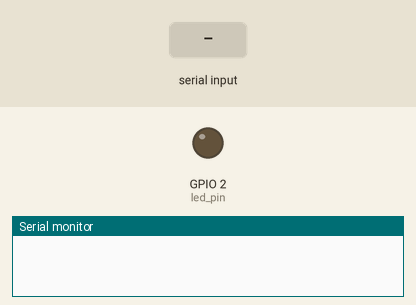
Bench run of a sketch on a simulated ESP32. On the bench: output pins drawn as LEDs (lit = HIGH), the last lines printed to the serial monitor. Inputs (shaded band) come from the test bench.

Above: at 1.2 s.
1.3 s: "1" received over Serial
At 3.5 s:
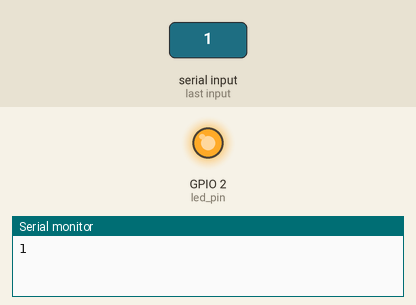
Timing chart, 0 to 8.8 s (numbered marks = the images above; inputs shaded):
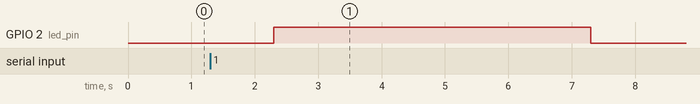

The sketch:

timer2.ino
```cpp
// (licence header left out)
#include <freertos/FreeRTOS.h>
#include <freertos/task.h>

// Settings
static const TickType_t dim_delay = 5000 / portTICK_PERIOD_MS; // 5s

// Pins (change this if your Arduino board does not have LED_BUILTIN defined)
static const int led_pin = 2;

// Globals
static TimerHandle_t one_shot_timer = NULL;

//*****************************************************************************
// Callbacks

// Turn off LED when timer expires
void autoDimmerCallback(TimerHandle_t xTimer) {
  digitalWrite(led_pin, LOW);
}

//*****************************************************************************
// Tasks

// Echo things back to serial port, turn on LED when while entering input
void doCLI(void *parameters) {

  String s;

  // Configure LED pin
  pinMode(led_pin, OUTPUT);

  while (1) {

    // See if there are things in the input serial buffer
    while(Serial.available() == 0) {}

      s = Serial.readString();
      Serial.println(s);

      // Turn on the LED
      digitalWrite(led_pin, HIGH);

      // Start timer (if timer is already running, this will act as // xTimerReset() instead)
      xTimerStart(one_shot_timer, portMAX_DELAY);

  }
}

//*****************************************************************************
// Main (runs as its own task with priority 1 on core 1)

void setup() {

  // Configure Serial
  Serial.begin(115200);

  // Create a one-shot timer
  one_shot_timer = xTimerCreate(
                      "One-shot timer",     // Name of timer
                      dim_delay,            // Period of timer (in ticks)
                      pdFALSE,              // Auto-reload
                      (void *)0,            // Timer ID
                      autoDimmerCallback);  // Callback function

  // Start command line interface (CLI) task
  xTaskCreatePinnedToCore(doCLI,
                          "Do CLI",
                          1024,
                          NULL,
                          1,
                          NULL,
                          1);

  // Delete "setup and loop" task
}

void loop() {
  vTaskSuspend(NULL); // Execution should never get here
}
```

Measured:
- after the input at 1.3 s, GPIO 2 (led_pin): LOW → HIGH after 1.0 s, → LOW 5.0 s later
